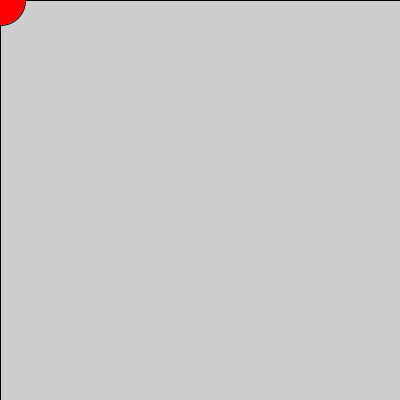
Frame 1 (no input)
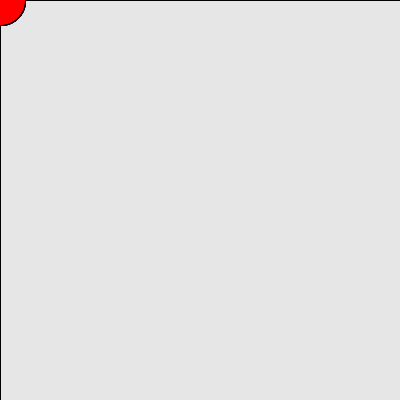
Frame 60 (the mouse pressed at the canvas centre just before this capture)
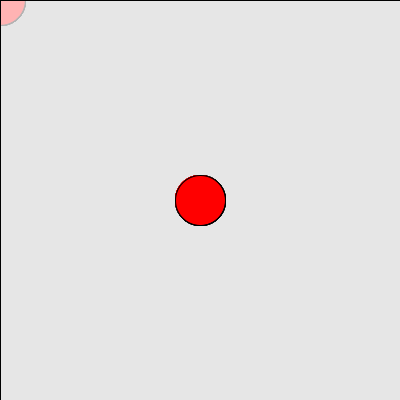
Frame 120 (the mouse held since frame 60 and released just before this capture)

The Processing sketch that drew these frames (run headless with seeded random() and noise(); from frame 60 on, the mouse is pressed at the canvas centre):

// Processing sketch: animation_2_fill_transparent_for_fading
// ── animation_2_fill_transparent_for_fading.pde
void setup(){
  size(400,400);

}
// we're going to use the
// built-in variables
// mouseX and mouseY
void draw() {
fill(255,5);
rect(0,0,width,height);
fill(255,0,0);
ellipse(mouseX, mouseY, 50, 50);

}
